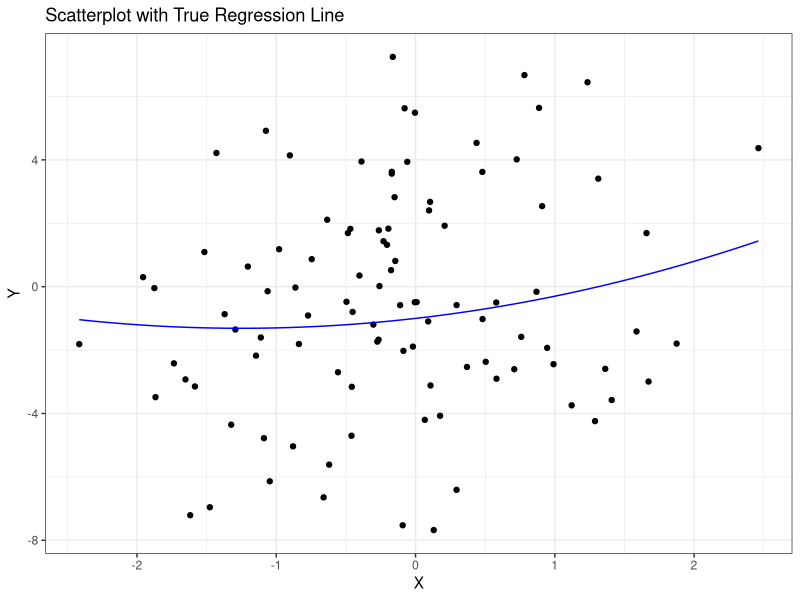
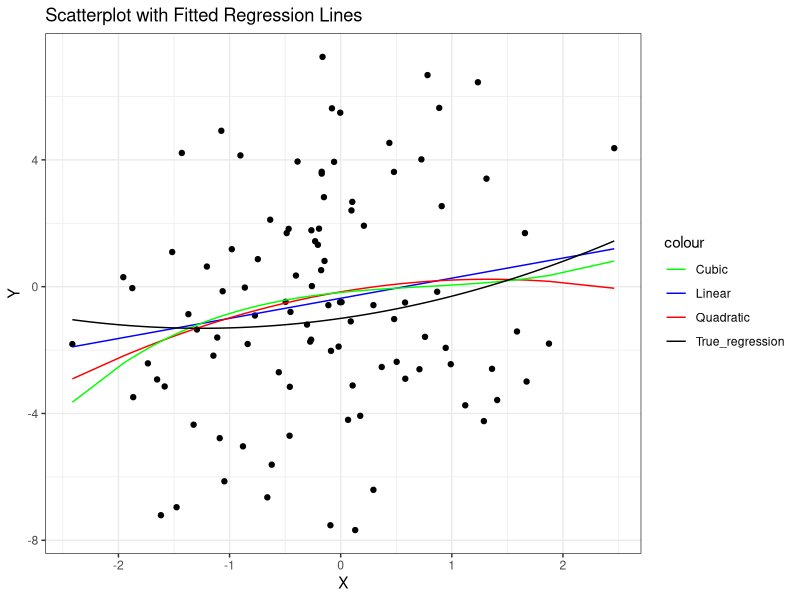
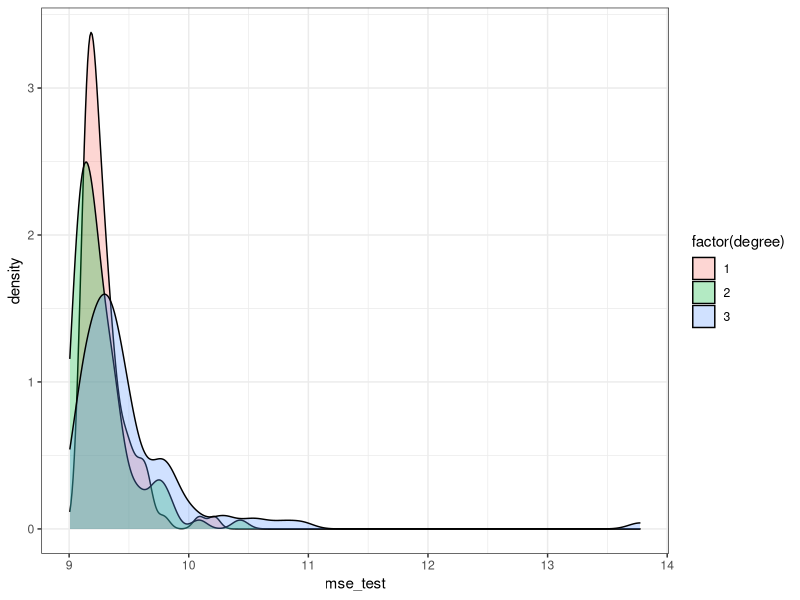

These figures' R source, in order:
## ---- chunk 1
#| include: false
# Set global configurations and settings here
knitr::opts_chunk$set()                 # set global chunk options
ggplot2::theme_set(ggplot2::theme_bw()) # set ggplot2 theme
## ---- chunk 2
#| message: false
#| warning: false
library(tidyverse) # functions for data manipulation
## ---- chunk 3
X_sim <- function(n) {
  rnorm(n, mean = 0, sd = 1)
}

# Function to generate Y given X_sim
Y_sim <- function(X, stdv) {
  n <- length(X)  # Get num samps from X
  epsilon <- rnorm(n, mean = 0, sd = stdv)  # noise term epsilon
  -1 + 0.5 * X + 0.2 * X^2 + epsilon  # put together
}

## ---- chunk 4
# previous functions: 

X_sim <- function(n) {
  rnorm(n, mean = 0, sd = 1)
}

# Function to generate Y given X_sim
Y_sim <- function(X, stdv) {
  n <- length(X)  # Get num samps from X
  epsilon <- rnorm(n, mean = 0, sd = stdv)  # noise term epsilon
  -1 + 0.5 * X + 0.2 * X^2 + epsilon  # put together
}
#-----------------------

#simulate realizations
set.seed(611)
# from x:
X <- X_sim(100)
# from y
Y <- Y_sim(X, 3)
# make df
sim_data=data.frame(X=X,Y=Y)
# ggplot
library(ggplot2)
# true reg function:
true_reg <- function(x) {
  -1 + 0.5 * x + 0.2 * x^2
}
#scatter plot
ggplot(sim_data, aes(x=X,y=Y)) +
geom_point()+
geom_function(fun = true_reg, color="blue")+
labs(title = "Scatterplot with True Regression Line",
       x = "X",
       y = "Y")
## ---- chunk 5
#

#simulate realizations
set.seed(611)
# from x:
X <- X_sim(100)
# from y
Y <- Y_sim(X, 3)
# make df
sim_data=data.frame(X=X,Y=Y) # this is the training data with 100 observations
# ggplot
library(ggplot2)
# create the lines:

# true reg function:
true_reg <- function(x) {
  -1 + 0.5 * x + 0.2 * x^2}
lin_model <- lm(Y ~ poly(X, degree = 1), data = sim_data)
quad_model <- lm(Y ~ poly(X, degree = 2), data = sim_data)
cub_model <- lm(Y ~ poly(X, degree = 3), data = sim_data)


# Create predictions for plotting, add to the df that exists
sim_data$lin_pred <- predict(lin_model, newdata = sim_data)
sim_data$quad_pred <- predict(quad_model, newdata = sim_data)
sim_data$cub_pred <- predict(cub_model, newdata = sim_data)

# Scatter plot with fitted lines and true regression line
ggplot(sim_data, aes(x = X, y = Y), color=sim_data) +
  geom_point() +
  geom_line(aes(y = lin_pred, color="Linear")) +
  geom_line(aes(y = quad_pred, color="Quadratic")) +
  geom_line(aes(y = cub_pred, color="Cubic")) +
  geom_function(fun = true_reg, aes(color = "True_regression")) +
  labs(title = "Scatterplot with Fitted Regression Lines",
       x = "X",
       y = "Y")+
  scale_color_manual(values=c('Linear'='blue', 'Quadratic'='red','Cubic'='green','True_regression'='black'))

## ---- chunk 6
# ASK ABOUT THIS ONE
library(tidyverse)
#simulate test data
set.seed(612)
# from x:
X_test <- X_sim(10000)
# from y
Y_test <- Y_sim(X_test, 3)
# make df
test_data=tibble(X=X_test,Y=Y_test)

# models on the training data
lin_model <- lm(Y ~ poly(X, degree = 1), data = sim_data)
quad_model <- lm(Y ~ poly(X, degree = 2), data = sim_data)
cub_model <- lm(Y ~ poly(X, degree = 3), data = sim_data)

# predictions on test data
test_data$lin_pred <- predict(lin_model, newdata = test_data)
test_data$quad_pred <- predict(quad_model, newdata = test_data)
test_data$cub_pred <- predict(cub_model, newdata = test_data)

# calculate mse for each model: (note for next time the Metrics package has the mse function)
mse_linear <- mean((test_data$Y - test_data$lin_pred)^2)
mse_quadratic <- mean((test_data$Y - test_data$quad_pred)^2)
mse_cubic <- mean((test_data$Y - test_data$cub_pred)^2)
#print them
mse_linear
mse_quadratic
mse_cubic

## ---- chunk 7
library(Metrics)
#simulate test data
set.seed(612)
# from x:
X_test <- X_sim(10000)
# from y
Y_test <- Y_sim(X_test, 3)
# make df
#test_data=data.frame(X=X_test,Y=Y_test)
test_data=tibble(X=X_test, Y=Y_test)

# true regression function
true_reg <- function(x) {
  -1 + 0.5 * x + 0.2 * x^2
}

# true predictions for the test data
test_data$true_pred <- true_reg(test_data$X)

# best achievable MSE
best_mse <- mean((test_data$Y - test_data$true_pred)^2)
best_mse

diff<-best_mse-mse_linear
diff

# mse function:
#mse(test_data$Y, test_data$true_pred)

## ---- chunk 8
library(tidyverse)

#Define functions for simulation and model evaluation
X_sim <- function(n) {
  rnorm(n, mean = 0, sd = 1)
}

Y_sim <- function(X, stdv) {
  n <- length(X)  # Get num samps from X
  epsilon <- rnorm(n, mean = 0, sd = stdv)  # noise term epsilon
  -1 + 0.5 * X + 0.2 * X^2 + epsilon  # put together
}

true_reg <- function(x) {
  -1 + 0.5 * x + 0.2 * x^2
} 

# evaluate the models
poly_eval <- function(deg, data_train, data_test) {
  if (deg == 0) {
    m <- lm(Y ~ 1, data = data_train)  # intercept only model
  } else {
    m <- lm(Y ~ poly(X, degree = deg), data = data_train)  # polynomial
  }
  # Calculate test MSE
  yhat <- predict(m, data_test)  # predictions at test X's
  mse_test <- mean((data_test$Y - yhat)^2)  # test MSE
  # Output a data frame of relevant info
  tibble(degree = deg, mse_test = mse_test)
}

set.seed(613)

# Generate test data (same for all simulations)
X_test <- X_sim(10000)
Y_test <- Y_sim(X_test, 3)
test_data <- data.frame(X = X_test, Y = Y_test)

# data frame to store MSE's
results <- data.frame()

#do it 100 times
for (i in 1:100) {
  # training data
  X_train <- X_sim(100)
  Y_train <- Y_sim(X_train, 3)
  train_data <- data.frame(X = X_train, Y = Y_train)
  
  # fit models, calc MSE
  lin_mse <- poly_eval(deg = 1, data_train = train_data, data_test = test_data)
  quad_mse <- poly_eval(deg = 2, data_train = train_data, data_test = test_data)
  cub_mse <- poly_eval(deg = 3, data_train = train_data, data_test = test_data)
  
  # results
  results <- bind_rows(results, lin_mse, quad_mse, cub_mse)
}

# kernel density of MSE 
ggplot(results, aes(x = mse_test, fill = factor(degree))) +
  geom_density(alpha=0.3)

## ---- chunk 9
# A DIFFERENCE HERE

# Define functions for simulation and model evaluation
X_sim <- function(n) {
  rnorm(n, mean = 0, sd = 1)
}

Y_sim <- function(X, stdv) {
  n <- length(X)  # Get num samps from X
  epsilon <- rnorm(n, mean = 0, sd = stdv)  # noise term epsilon
  -1 + 0.5 * X + 0.2 * X^2 + epsilon  # put together
}

true_reg <- function(x) {
  -1 + 0.5 * x + 0.2 * x^2
}

# Function to fit, predict, and evaluate a polynomial regression model
poly_eval <- function(deg, data_train, data_test) {
  if (deg == 0) {
    m <- lm(Y ~ 1, data = data_train)  # intercept only model
  } else {
    m <- lm(Y ~ poly(X, degree = deg), data = data_train)  # polynomial
  }
  # Calculate test MSE
  yhat <- predict(m, data_test)  # predictions at test X's
  mse_test <- mean((data_test$Y - yhat)^2)  # test MSE
  # Output a data frame of relevant info
  tibble(degree = deg, mse_test = mse_test)
}

# Set seed for reproducibility
set.seed(613)

# Generate test data (same for all simulations)
X_test <- X_sim(10000)
Y_test <- Y_sim(X_test, 3)
test_data <- data.frame(X = X_test, Y = Y_test)

# Initialize a data frame to store MSE results and a vector to count best models
results <- data.frame()
best_model_count <- tibble(degree = c(1, 2, 3), count = 0)

# Run the simulation 100 times
for (i in 1:100) {
  # Generate training data
  X_train <- X_sim(100)
  Y_train <- Y_sim(X_train, 3)
  train_data <- data.frame(X = X_train, Y = Y_train)
  
  # Fit models and calculate MSE
  lin_mse <- poly_eval(deg = 1, data_train = train_data, data_test = test_data)
  quad_mse <- poly_eval(deg = 2, data_train = train_data, data_test = test_data)
  cub_mse <- poly_eval(deg = 3, data_train = train_data, data_test = test_data)
  
  # Combine results
  simulation_results <- bind_rows(lin_mse, quad_mse, cub_mse)
  results <- bind_rows(results, simulation_results)
  
  # Identify the best model in this simulation
  best_model <- simulation_results %>%
    filter(mse_test == min(mse_test)) %>%
    pull(degree)
  
  # Update the count of best models
  best_model_count <- best_model_count %>%
    mutate(count = ifelse(degree %in% best_model, count + 1, count))
}

# Print the count of how many times each model was the best
best_model_count

## ---- chunk 10


library(tidyverse)

# Define the simulation function
run_simulation <- function(n, sigma, test_data) {
  set.seed(613)
  
  # Define functions for simulation
  X_sim <- function(n) {
    rnorm(n, mean = 0, sd = 1)
  }
  
  Y_sim <- function(X, stdv) {
    n <- length(X)  # Get num samps from X
    epsilon <- rnorm(n, mean = 0, sd = stdv)  # noise term epsilon
    -1 + 0.5 * X + 0.2 * X^2 + epsilon  # put together
  }
  
  poly_eval <- function(deg, data_train, data_test) {
    if (deg == 0) {
      m <- lm(Y ~ 1, data = data_train)  # intercept only model
    } else {
      m <- lm(Y ~ poly(X, degree = deg), data = data_train)  # polynomial
    }
    # Calculate test MSE
    yhat <- predict(m, data_test)  # predictions at test X's
    mse_test <- mean((data_test$Y - yhat)^2)  # test MSE
    # Output a data frame of relevant info
    tibble(degree = deg, mse_test = mse_test)
  }
  
  # Initialize a data frame to store MSE results and a vector to count best models
  results <- data.frame()
  best_model_count <- tibble(degree = c(1, 2, 3), count = 0)
  
  # Run the simulation 100 times
  for (i in 1:100) {
    # Generate training data
    X_train <- X_sim(n)
    Y_train <- Y_sim(X_train, sigma)
    train_data <- data.frame(X = X_train, Y = Y_train)
    
    # Fit models and calculate MSE
    lin_mse <- poly_eval(deg = 1, data_train = train_data, data_test = test_data)
    quad_mse <- poly_eval(deg = 2, data_train = train_data, data_test = test_data)
    cub_mse <- poly_eval(deg = 3, data_train = train_data, data_test = test_data)
    
    # Combine results
    simulation_results <- bind_rows(lin_mse, quad_mse, cub_mse)
    results <- bind_rows(results, simulation_results)
    
    # Identify the best model in this simulation
    best_model <- simulation_results %>%
      filter(mse_test == min(mse_test)) %>%
      pull(degree)
    
    # Update the count of best models
    best_model_count <- best_model_count %>%
      mutate(count = ifelse(degree %in% best_model, count + 1, count))
  }
  
  # Return results and best model counts
  print(list(results = results, best_model_count = best_model_count))
}





## ---- chunk 11
# SAME
# Define the simulation function
run_simulation <- function(n, sigma, test_data) {
  set.seed(613)
  
  # Define functions for simulation
  X_sim <- function(n) {
    rnorm(n, mean = 0, sd = 1)
  }
  
  Y_sim <- function(X, stdv) {
    n <- length(X)  # Get num samps from X
    epsilon <- rnorm(n, mean = 0, sd = stdv)  # noise term epsilon
    -1 + 0.5 * X + 0.2 * X^2 + epsilon  # put together
  }
  
  poly_eval <- function(deg, data_train, data_test) {
    if (deg == 0) {
      m <- lm(Y ~ 1, data = data_train)  # intercept only model
    } else {
      m <- lm(Y ~ poly(X, degree = deg), data = data_train)  # polynomial
    }
    # Calculate test MSE
    yhat <- predict(m, data_test)  # predictions at test X's
    mse_test <- mean((data_test$Y - yhat)^2)  # test MSE
    # Output a data frame of relevant info
    tibble(degree = deg, mse_test = mse_test)
  }
  
  # Initialize a data frame to store MSE results and a vector to count best models
  results <- data.frame()
  best_model_count <- tibble(degree = c(1, 2, 3), count = 0)
  
  # Run the simulation 100 times
  for (i in 1:100) {
    # Generate training data
    X_train <- X_sim(n)
    Y_train <- Y_sim(X_train, sigma)
    train_data <- data.frame(X = X_train, Y = Y_train)
    
    # Fit models and calculate MSE
    lin_mse <- poly_eval(deg = 1, data_train = train_data, data_test = test_data)
    quad_mse <- poly_eval(deg = 2, data_train = train_data, data_test = test_data)
    cub_mse <- poly_eval(deg = 3, data_train = train_data, data_test = test_data)
    
    # Combine results
    simulation_results <- bind_rows(lin_mse, quad_mse, cub_mse)
    results <- bind_rows(results, simulation_results)
    
    # Identify the best model in this simulation
    best_model <- simulation_results %>%
      filter(mse_test == min(mse_test)) %>%
      pull(degree)
    
    # Update the count of best models
    best_model_count <- best_model_count %>%
      mutate(count = ifelse(degree %in% best_model, count + 1, count))
  }
  
  # Return results and best model counts
  list(results = results, best_model_count = best_model_count)
}

# Set seed for generating test data
set.seed(612)

# Generate new test data with sigma = 2
X_test <- X_sim(10000)
Y_test <- Y_sim(X_test, 2)
test_data <- data.frame(X = X_test, Y = Y_test)

# Run the simulation function with sigma = 2
simulation_results <- run_simulation(n = 100, sigma = 2, test_data = test_data)

# Print the count of how many times each model was the best
print(simulation_results$best_model_count)

## ---- chunk 12
# Define the simulation function
run_simulation <- function(n, sigma, test_data) {
  set.seed(613)
  
  # Define functions for simulation
  X_sim <- function(n) {
    rnorm(n, mean = 0, sd = 1)
  }
  
  Y_sim <- function(X, stdv) {
    n <- length(X)  # Get num samps from X
    epsilon <- rnorm(n, mean = 0, sd = stdv)  # noise term epsilon
    -1 + 0.5 * X + 0.2 * X^2 + epsilon  # put together
  }
  
  poly_eval <- function(deg, data_train, data_test) {
    if (deg == 0) {
      m <- lm(Y ~ 1, data = data_train)  # intercept only model
    } else {
      m <- lm(Y ~ poly(X, degree = deg), data = data_train)  # polynomial
    }
    # Calculate test MSE
    yhat <- predict(m, data_test)  # predictions at test X's
    mse_test <- mean((data_test$Y - yhat)^2)  # test MSE
    # Output a data frame of relevant info
    tibble(degree = deg, mse_test = mse_test)
  }
  
  # Initialize a data frame to store MSE results and a vector to count best models
  results <- data.frame()
  best_model_count <- tibble(degree = c(1, 2, 3), count = 0)
  
  # Run the simulation 100 times
  for (i in 1:100) {
    # Generate training data
    X_train <- X_sim(n)
    Y_train <- Y_sim(X_train, sigma)
    train_data <- data.frame(X = X_train, Y = Y_train)
    
    # Fit models and calculate MSE
    lin_mse <- poly_eval(deg = 1, data_train = train_data, data_test = test_data)
    quad_mse <- poly_eval(deg = 2, data_train = train_data, data_test = test_data)
    cub_mse <- poly_eval(deg = 3, data_train = train_data, data_test = test_data)
    
    # Combine results
    simulation_results <- bind_rows(lin_mse, quad_mse, cub_mse)
    results <- bind_rows(results, simulation_results)
    
    # Identify the best model in this simulation
    best_model <- simulation_results %>%
      filter(mse_test == min(mse_test)) %>%
      pull(degree)
    
    # Update the count of best models
    best_model_count <- best_model_count %>%
      mutate(count = ifelse(degree %in% best_model, count + 1, count))
  }
  
  # Return results and best model counts
  list(results = results, best_model_count = best_model_count)
}

# Set seed for generating test data
set.seed(612)

# Generate new test data with sigma = 4
X_test <- X_sim(10000)
Y_test <- Y_sim(X_test, 4)
test_data <- data.frame(X = X_test, Y = Y_test)

# Run the simulation function with sigma = 2
simulation_results <- run_simulation(n = 300, sigma = 4, test_data = test_data)

# Print the count of how many times each model was the best
print(simulation_results$best_model_count)
